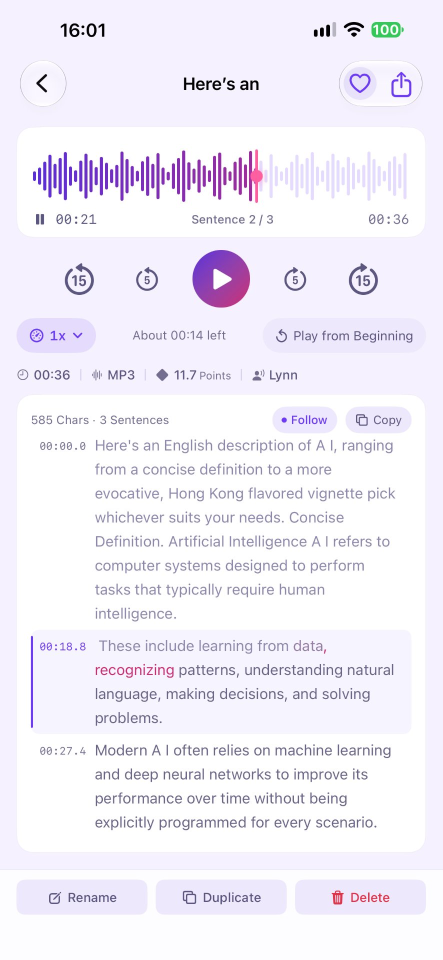
#> input picture 产品/商店页/素材/ios-05v2/src/en-US/05-playback-src.png, 885 x 1920 px, found by its file name (shown at 1/2 size)
$ python gen_ios_05_v2.py
#> lines starting #> are read from the running program, lines starting #| are printed output that depends on the picture; after the words box and inside, x2 and y2 are one past the last pixel; in counts of white or black regions, pixels touching at a corner belong together
#!/usr/bin/env python3
# -*- coding: utf-8 -*-
"""
iOS 预览图 05（播放界面）—— 用真机截图合成 1320×2868 商店图。

背景：原来的 `ios-1320x2868/<lang>/05-shot-favorite.png` 是早期播放器 UI
（上一首/下一首、1.0x、时长/格式/大小/音色四宫格），现在播放器是
大波形 + 15s/5s 跳转 + 倍速 + 逐字高亮跟读 + 句子卡片点句跳转。

⚠️ 2026-11-10 起**直接覆盖** `ios-1320x2868/<lang>/05-shot-favorite.png`（保持文件名不变，
用户已把这一版采纳为正式图）；中间产物仍留在 `ios-05v2/` 下，方便换图重做。

目录：
  src/<lang>/05-playback-src.png   原始截图（885x1920，归档）
  raw/<lang>/05-playback.png       预缩放成 1007x2214（设备屏幕 1:1 像素）
  html/<lang>/05.html              合成页（1320x2868）
  成片 → ios-1320x2868/<lang>/05-shot-favorite.png（1320x2868，RGB 无 alpha）

用法：python3 gen_ios_05_v2.py [--step ...] [--lang zh-Hant]
"""
from __future__ import annotations

import argparse
import os
import shutil
import subprocess
import sys

from PIL import Image

HERE = os.path.dirname(os.path.abspath(__file__))
WORK = os.path.join(HERE, "ios-05v2")

LANGS = ["zh-Hans", "en-US", "zh-Hant"]
OUT = {l: os.path.join(HERE, "ios-1320x2868", l, "05-shot-favorite.png") for l in LANGS}
ACTIVE = list(LANGS)          # 由 --lang 收窄，见 main()

# 设备屏幕在合成页里的 CSS 像素尺寸（.device 1033x2240 - padding 13*2）。
# 视口 1320x2868 / DPR 1 ⇒ CSS 像素 == 设备像素，预缩放到这个尺寸即 1:1，不糊。
SCREEN_W, SCREEN_H = 1007, 2214
CANVAS_W, CANVAS_H = 1320, 2868

CHROME = "/Applications/Google Chrome.app/Contents/MacOS/Google Chrome"

COPY = {
    "zh-Hans": {
        "lang": "zh-CN",
        "h1": ("边听边跟读，", "点哪句听哪句"),
        "sub": "逐字高亮跟读，15 秒快进、倍速、点句跳转",
        "font": "  font-family:-apple-system,'PingFang SC','Helvetica Neue',sans-serif;\n",
        "extra": "",
        "img": "../../raw/zh-Hans/05-playback.png",
    },
    "zh-Hant": {
        "lang": "zh-Hant",
        "h1": ("邊聽邊跟讀，", "點哪句聽哪句"),
        "sub": "逐字跟讀標示，15 秒快進、倍速、點句跳轉",
        "font": "  font-family:-apple-system,'PingFang SC','Helvetica Neue',sans-serif;\n",
        # 繁体页必须 PingFang TC：H1 的「讀」在 SC 字体下会渲染成简体字形
        "extra": (
            "\n/* 繁体页改用 PingFang TC：H1 里「讀」「邊」「點」不能用简体字形渲染 */\n"
            "body,h1,.sub{font-family:-apple-system,'PingFang TC','PingFang HK','Helvetica Neue',\n"
            "  sans-serif!important}\n"
        ),
        "img": "../../raw/zh-Hant/05-playback.png",
    },
    "en-US": {
        "lang": "en",
        "h1": ("Listen and follow,", "jump to any line"),
        "sub": "Word-by-word highlight, 15s skip, speed, tap-to-jump",
        "font": "  font-family:-apple-system,'PingFang SC','Helvetica Neue',sans-serif;\n",
        "extra": (
            "\n/* 英文页走 Helvetica 栈，PingFang 的拉丁字形偏窄 */\n"
            "body,h1,.sub{font-family:-apple-system,'Helvetica Neue',Helvetica,Arial,sans-serif!important}\n"
        ),
        "img": "../../raw/en-US/05-playback.png",
    },
}

HTML = """<!DOCTYPE html><html lang="{lang}"><head><meta charset="utf-8">
<style>
*{{margin:0;padding:0;box-sizing:border-box}}
body{{width:{cw}px;height:{ch}px;overflow:hidden;position:relative;
{font}  background:radial-gradient(1000px 780px at 88% 4%,rgba(138,91,255,.17),transparent 62%),
             radial-gradient(820px 700px at 2% 42%,rgba(255,95,162,.11),transparent 60%),
             radial-gradient(760px 640px at 96% 90%,rgba(46,217,191,.12),transparent 62%),
             linear-gradient(165deg,#F8F5FF 0%,#FFFFFF 52%,#F3EFFC 100%)}}
.head{{position:absolute;left:120px;right:120px;top:36px}}
h1{{font-size:106px;font-weight:800;line-height:1.22;
   letter-spacing:-2px;color:#1B1533}}
h1 em{{font-style:normal;background:linear-gradient(100deg,#5B2EDB,#CE2B72);
      -webkit-background-clip:text;background-clip:text;color:transparent}}
.sub{{margin-top:24px;font-size:42px;line-height:1.5;color:#5C5780;letter-spacing:.5px}}
.stage{{position:absolute;left:0;right:0;top:538px;display:flex;justify-content:center}}
.device{{position:relative;width:1033px;height:2240px;border-radius:112px;padding:13px;
  background:linear-gradient(150deg,#FFFFFF,#E9E3F8);
  box-shadow:0 60px 140px rgba(60,30,130,.20),0 8px 30px rgba(60,30,130,.10),
             inset 0 0 0 2px rgba(255,255,255,.92)}}
.screen{{width:100%;height:100%;border-radius:99px;overflow:hidden;
        position:relative;background:#F5F1FE}}
.screen img{{width:100%;height:100%;display:block;object-fit:cover}}
.dots{{position:absolute;left:0;right:0;bottom:40px;display:flex;
      justify-content:center;gap:16px}}
.dots i{{width:14px;height:14px;border-radius:999px;background:#D8CFEE;display:block}}
.dots i.on{{width:46px;background:linear-gradient(90deg,#5B2EDB,#CE2B72)}}
{extra}</style></head><body>
<div class="head">
  <h1>{l1}<br><em>{l2}</em></h1>
  <div class="sub">{sub}</div>
</div>
<div class="stage"><div class="device">
  <div class="screen"><img src="{img}"></div>
</div></div>
<div class="dots"><i class=""></i><i class=""></i><i class=""></i><i class=""></i><i class="on"></i><i class=""></i></div>
</body></html>"""


def prepare() -> None:
    for lang in ACTIVE:
        src = os.path.join(WORK, "src", lang, "05-playback-src.png")
        im = Image.open(src).convert("RGB")
#> im is the input picture: PIL image 885x1920 RGB; mean R, G, B 241.9, 238.5, 248.4
        # cover：等比放大到刚好盖住屏幕，再居中裁掉多出的窄边（不拉伸变形）
        scale = max(SCREEN_W / im.width, SCREEN_H / im.height)
#> scale = 1.15
        w, h = round(im.width * scale), round(im.height * scale)
#> w = 1021; h = 2214
        im = im.resize((w, h), Image.LANCZOS)
#> im: PIL image 1021x2214 RGB
        left, top = (w - SCREEN_W) // 2, (h - SCREEN_H) // 2
#> left = 7; top = 0
        im = im.crop((left, top, left + SCREEN_W, top + SCREEN_H))
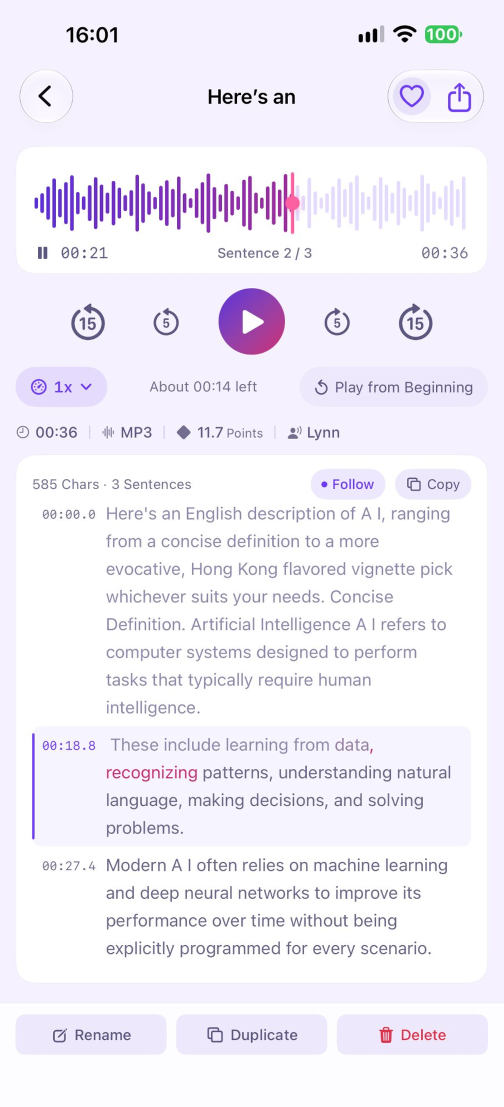
#> im: PIL image 1007x2214 RGB (shown at 1/2 size); mean R, G, B 241.8, 238.4, 248.1
        out = os.path.join(WORK, "raw", lang)
        os.makedirs(out, exist_ok=True)
        im.save(os.path.join(out, "05-playback.png"))
        print(f"[prepare] {lang}: {im.size}")
#| [prepare] zh-Hans: (1007, 2214)


def statusbar() -> None:
    """把状态栏时间统一成 9:41（Apple 惯例），与同组其它 5 张保持一致。

    三张原图分别是 15:53 / 16:01 / 15:59，同组里会显得是三次不同时刻的抓拍。
    状态栏底色实测是纯平的 #F5F1FF（sd=0），所以整块刷底再重绘不会留补丁；
    字号按「原文字墨迹高度 == 新文字墨迹高度」反解，字重用 SFNS Semibold，
    左边与顶边对齐到原墨迹框，避免位置漂移。
    """
    from PIL import ImageDraw, ImageFont, ImageStat

    font_path = "/System/Library/Fonts/SFNS.ttf"
    for lang in ACTIVE:
        path = os.path.join(WORK, "raw", lang, "05-playback.png")
        im = Image.open(path).convert("RGB")
        probe = (80, 20, 320, 120)
        reg = im.crop(probe).convert("L").point(lambda v: 255 if v < 100 else 0)
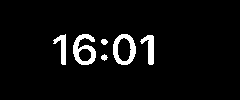
#> reg: PIL image 240x100 L; 4.9% white; 6 white regions, box (x1, y1, x2, y2) and area: (73, 34, 96, 65) 369, (113, 34, 136, 65) 345, (140, 35, 154, 65) 211, (53, 34, 66, 65) 186, (101, 39, 108, 45) 32, (101, 54, 108, 61) 31
        bb = reg.getbbox()
#> bb = (53, 34, 154, 65)
        if not bb:
            print(f"[statusbar] {lang}: 没找到时间文字，跳过")
            continue
        box = (bb[0] + probe[0], bb[1] + probe[1], bb[2] + probe[0], bb[3] + probe[1])
#> box = (133, 54, 234, 85)
        h = box[3] - box[1]
#> h = 31
        bg = tuple(int(round(v)) for v in ImageStat.Stat(im.crop((80, 0, 320, box[1] - 6))).mean)
#> bg = (245, 241, 255)

        def ink_h(size: int) -> int:
            ff = ImageFont.truetype(font_path, size)
#> (the run stopped early here; a loop or call above may not have finished)
